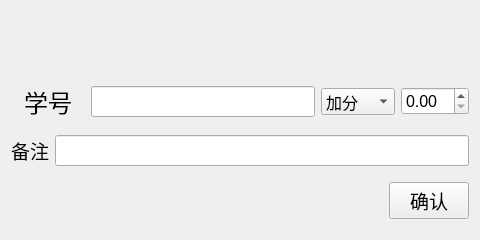
<?xml version="1.0" encoding="UTF-8"?>
<ui version="4.0">
 <class>Form</class>
 <widget class="QWidget" name="Form">
  <property name="windowModality">
   <enum>Qt::ApplicationModal</enum>
  </property>
  <property name="geometry">
   <rect>
    <x>0</x>
    <y>0</y>
    <width>480</width>
    <height>240</height>
   </rect>
  </property>
  <property name="windowTitle">
   <string>Form</string>
  </property>
  <layout class="QVBoxLayout" name="verticalLayout" stretch="1,3,3,3">
   <property name="topMargin">
    <number>0</number>
   </property>
   <item>
    <layout class="QHBoxLayout" name="horizontalLayout">
     <property name="bottomMargin">
      <number>0</number>
     </property>
     <item>
      <spacer name="horizontalSpacer">
       <property name="orientation">
        <enum>Qt::Horizontal</enum>
       </property>
       <property name="sizeHint" stdset="0">
        <size>
         <width>40</width>
         <height>20</height>
        </size>
       </property>
      </spacer>
     </item>
     <item>
      <widget class="QPushButton" name="hideButton">
       <property name="sizePolicy">
        <sizepolicy hsizetype="Preferred" vsizetype="Preferred">
         <horstretch>0</horstretch>
         <verstretch>0</verstretch>
        </sizepolicy>
       </property>
       <property name="text">
        <string/>
       </property>
       <property name="icon">
        <iconset resource="../addmembers/res.qrc">
         <normaloff>:/zoom.png</normaloff>:/zoom.png</iconset>
       </property>
       <property name="iconSize">
        <size>
         <width>25</width>
         <height>25</height>
        </size>
       </property>
       <property name="flat">
        <bool>true</bool>
       </property>
      </widget>
     </item>
     <item>
      <spacer name="horizontalSpacer_2">
       <property name="orientation">
        <enum>Qt::Horizontal</enum>
       </property>
       <property name="sizeType">
        <enum>QSizePolicy::Fixed</enum>
       </property>
       <property name="sizeHint" stdset="0">
        <size>
         <width>15</width>
         <height>20</height>
        </size>
       </property>
      </spacer>
     </item>
     <item>
      <widget class="QPushButton" name="closeButton">
       <property name="sizePolicy">
        <sizepolicy hsizetype="Preferred" vsizetype="Preferred">
         <horstretch>0</horstretch>
         <verstretch>0</verstretch>
        </sizepolicy>
       </property>
       <property name="text">
        <string/>
       </property>
       <property name="icon">
        <iconset resource="../addmembers/res.qrc">
         <normaloff>:/close.png</normaloff>:/close.png</iconset>
       </property>
       <property name="iconSize">
        <size>
         <width>25</width>
         <height>25</height>
        </size>
       </property>
       <property name="flat">
        <bool>true</bool>
       </property>
      </widget>
     </item>
     <item>
      <spacer name="horizontalSpacer_3">
       <property name="orientation">
        <enum>Qt::Horizontal</enum>
       </property>
       <property name="sizeType">
        <enum>QSizePolicy::Fixed</enum>
       </property>
       <property name="sizeHint" stdset="0">
        <size>
         <width>10</width>
         <height>20</height>
        </size>
       </property>
      </spacer>
     </item>
    </layout>
   </item>
   <item>
    <layout class="QHBoxLayout" name="horizontalLayout_3" stretch="1,3,1,0">
     <property name="topMargin">
      <number>10</number>
     </property>
     <property name="bottomMargin">
      <number>10</number>
     </property>
     <item>
      <widget class="QLabel" name="label_3">
       <property name="font">
        <font>
         <pointsize>18</pointsize>
        </font>
       </property>
       <property name="text">
        <string>学号</string>
       </property>
       <property name="alignment">
        <set>Qt::AlignCenter</set>
       </property>
      </widget>
     </item>
     <item>
      <widget class="QLineEdit" name="IDLineEdit">
       <property name="font">
        <font>
         <pointsize>14</pointsize>
        </font>
       </property>
      </widget>
     </item>
     <item>
      <widget class="QComboBox" name="comboBox">
       <property name="font">
        <font>
         <pointsize>12</pointsize>
        </font>
       </property>
       <item>
        <property name="text">
         <string>加分</string>
        </property>
       </item>
       <item>
        <property name="text">
         <string>减分</string>
        </property>
       </item>
      </widget>
     </item>
     <item>
      <widget class="QDoubleSpinBox" name="scoreSpinBox">
       <property name="font">
        <font>
         <pointsize>12</pointsize>
        </font>
       </property>
      </widget>
     </item>
    </layout>
   </item>
   <item>
    <layout class="QHBoxLayout" name="horizontalLayout_2">
     <item>
      <widget class="QLabel" name="label">
       <property name="font">
        <font>
         <pointsize>14</pointsize>
        </font>
       </property>
       <property name="text">
        <string>备注</string>
       </property>
      </widget>
     </item>
     <item>
      <widget class="QLineEdit" name="DesLineEdit">
       <property name="font">
        <font>
         <pointsize>14</pointsize>
        </font>
       </property>
      </widget>
     </item>
    </layout>
   </item>
   <item>
    <layout class="QHBoxLayout" name="horizontalLayout_4">
     <property name="topMargin">
      <number>10</number>
     </property>
     <property name="bottomMargin">
      <number>10</number>
     </property>
     <item>
      <spacer name="horizontalSpacer_4">
       <property name="font">
        <font>
         <pointsize>14</pointsize>
        </font>
       </property>
       <property name="orientation">
        <enum>Qt::Horizontal</enum>
       </property>
       <property name="sizeHint" stdset="0">
        <size>
         <width>40</width>
         <height>20</height>
        </size>
       </property>
      </spacer>
     </item>
     <item>
      <widget class="QPushButton" name="confirmPushButton">
       <property name="font">
        <font>
         <pointsize>14</pointsize>
        </font>
       </property>
       <property name="text">
        <string>确认</string>
       </property>
      </widget>
     </item>
    </layout>
   </item>
  </layout>
 </widget>
 <resources>
  <include location="../addmembers/res.qrc"/>
 </resources>
 <connections>
  <connection>
   <sender>closeButton</sender>
   <signal>clicked()</signal>
   <receiver>Form</receiver>
   <slot>close()</slot>
   <hints>
    <hint type="sourcelabel">
     <x>275</x>
     <y>26</y>
    </hint>
    <hint type="destinationlabel">
     <x>159</x>
     <y>119</y>
    </hint>
   </hints>
  </connection>
  <connection>
   <sender>hideButton</sender>
   <signal>clicked()</signal>
   <receiver>Form</receiver>
   <slot>showMinimized()</slot>
   <hints>
    <hint type="sourcelabel">
     <x>211</x>
     <y>26</y>
    </hint>
    <hint type="destinationlabel">
     <x>159</x>
     <y>119</y>
    </hint>
   </hints>
  </connection>
 </connections>
</ui>
